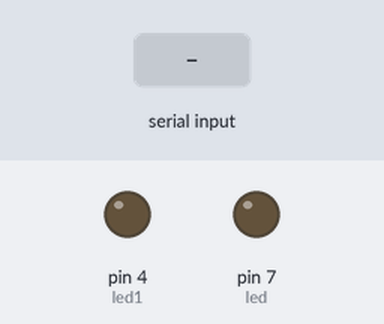
Bench run of a sketch on a simulated Arduino Uno, built with avr-gcc and run on an emulated ATmega328P. Shown: output pins drawn as LEDs (lit = HIGH). Inputs (shaded band) come from the test bench.

Above: at 1.2 s.
1.3 s: "led yak" received over Serial
At 3.3 s:
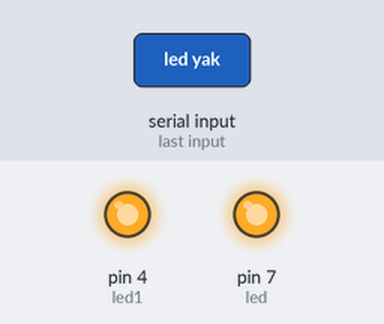
3.8 s: "led kapat" received over Serial
At 5.3 s:
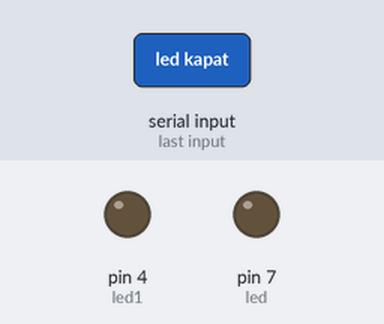
Timing chart, 0 to 6.8 s (numbered marks = the images above; inputs shaded):
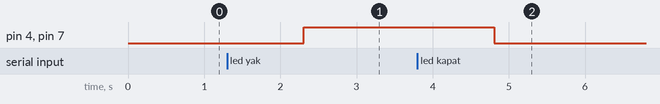

Measured:
- after the input at 1.3 s, pin 4 (led1), pin 7 (led): LOW → HIGH after 1.0 s
- after the input at 3.8 s, pin 4 (led1), pin 7 (led): HIGH → LOW after 1.0 s

The sketch:

Arduino-seskontorol-role-bluetooth-.ino
```cpp
#define led 7
#define led1 4
String gelenVeri;
void setup() {
 pinMode(led,OUTPUT);
 pinMode(led1,OUTPUT);

Serial.begin(9600);
}

void loop() {

 if(Serial.available()){

  gelenVeri= Serial.readString();

 }
if(gelenVeri=="led yak"){
  digitalWrite(led,HIGH);
   digitalWrite(led1,HIGH);
}
if(gelenVeri=="led kapat"){
  digitalWrite(led,LOW);
  digitalWrite(led1,LOW);


}
}
```
